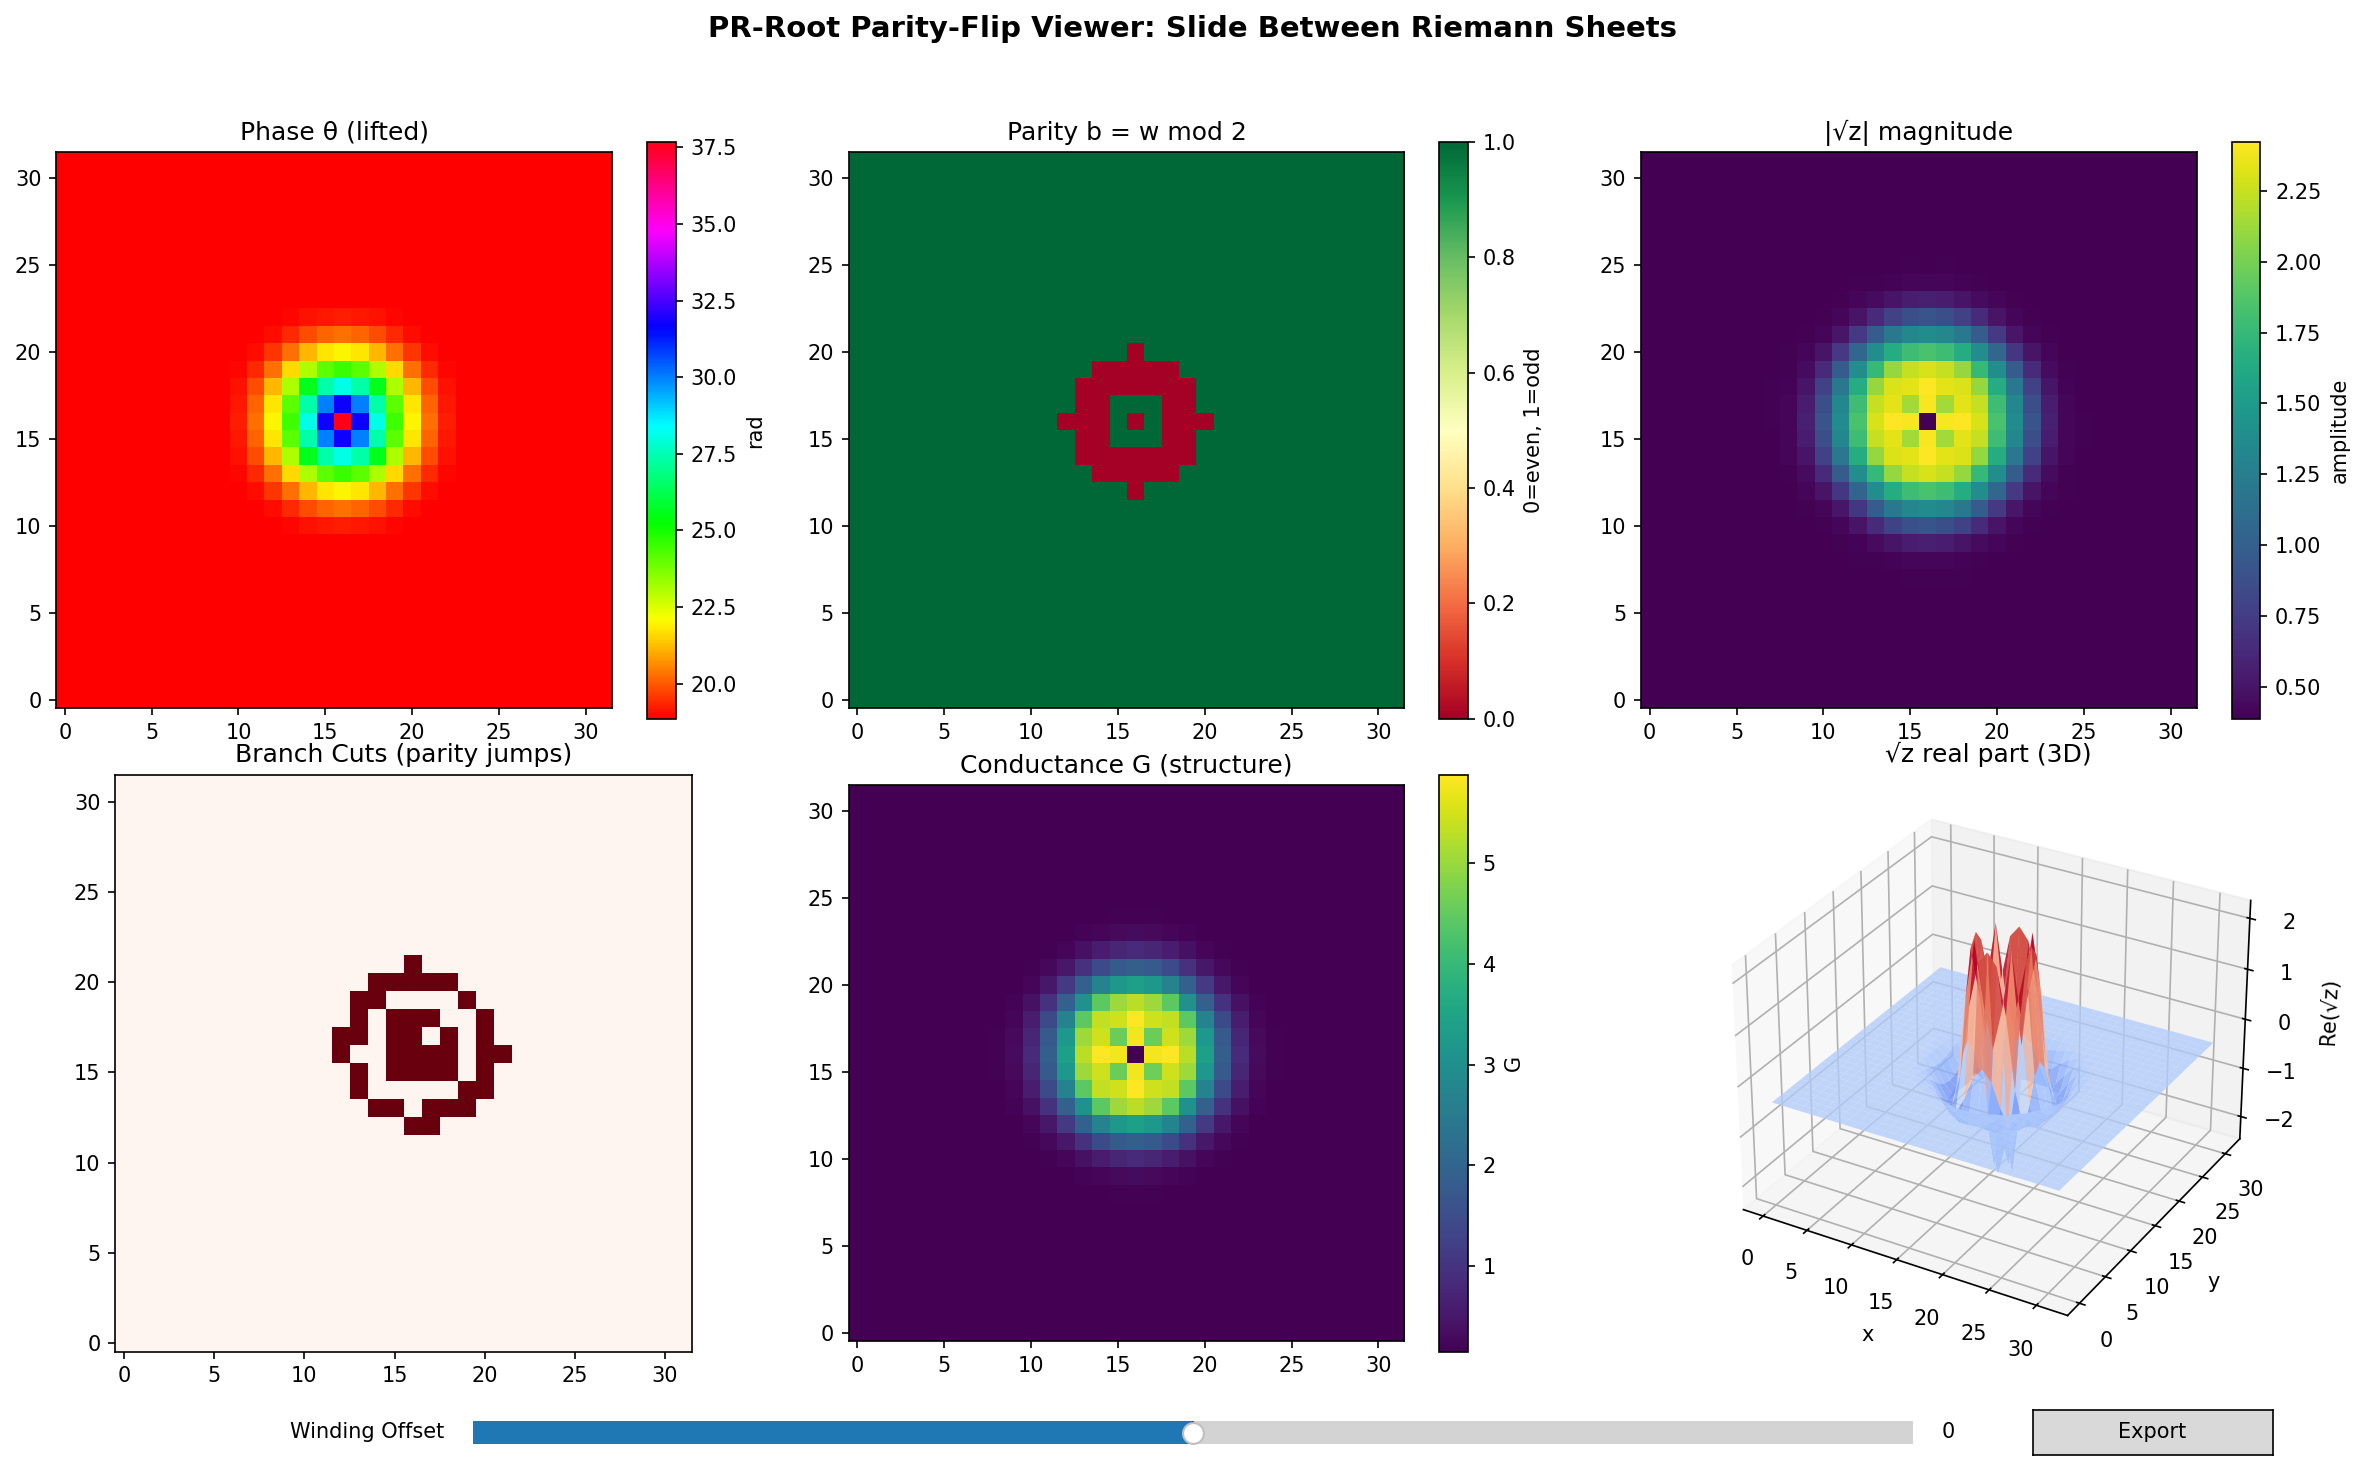

This figure's Python source:
#!/usr/bin/env python3
"""
PARITY-FLIP VIEWER: Toggle Between Topological States
======================================================

This script generates the multi-sheet visualization that lets you
"slide" between different Riemann sheets of the phase configuration.

The key insight: shifting the winding number w -> w + k changes which
"world" you're viewing, while keeping the same underlying complex values.

Physical interpretation:
  - w = 0: Principal branch (standard sqrt)
  - w = 1: First sheet (sqrt flipped)
  - w = 2: Back to original (for sqrt), or second sheet (for 4th root)
  
The parity indicator b = w mod 2 determines the SIGN of the root.
"""

import sys
from pathlib import Path
import json
import numpy as np

sys.path.insert(0, str(Path(__file__).parent))

from prroot import PRState, PRConfig
from prroot.operations import pr_sqrt, pr_nthroot

# Optional visualization
try:
    import matplotlib.pyplot as plt
    from matplotlib.widgets import Slider, Button, RadioButtons
    from matplotlib.colors import hsv_to_rgb, TwoSlopeNorm
    from mpl_toolkits.mplot3d import Axes3D
    HAS_VIZ = True
except ImportError:
    HAS_VIZ = False
    print("Note: Install matplotlib for interactive visualization")


class ParityFlipViewer:
    """
    Interactive viewer for parity-dependent topological configurations.
    
    Allows sliding between Riemann sheets to see how the same complex
    values produce different roots depending on winding history.
    """
    
    def __init__(self, phase_field: np.ndarray, conductance_field: np.ndarray,
                 curvature_field: np.ndarray):
        """
        Initialize viewer with simulation data.
        
        Args:
            phase_field: The lifted phase θ (unwrapped)
            conductance_field: ARP conductance G
            curvature_field: Holonomy curvature |F_xy|
        """
        self.phase = phase_field
        self.conductance = conductance_field
        self.curvature = curvature_field
        self.shape = phase_field.shape
        
        # Current winding offset (which sheet we're viewing)
        self.winding_offset = 0
        
        # Parity threshold for visualization
        self.parity_threshold = 0.5004
        
        # Compute derived fields
        self.update_derived_fields()
    
    def update_derived_fields(self):
        """Recompute parity and sqrt fields based on current winding offset."""
        # Shifted phase (viewing different sheet)
        self.shifted_phase = self.phase + 2 * np.pi * self.winding_offset
        
        # Compute winding number at each point
        self.winding = np.round(self.shifted_phase / (2 * np.pi)).astype(int)
        
        # Parity indicator: b = w mod 2
        self.parity = self.winding % 2
        
        # Compute sqrt with current winding
        self.sqrt_real = np.zeros(self.shape)
        self.sqrt_imag = np.zeros(self.shape)
        
        for i in range(self.shape[0]):
            for j in range(self.shape[1]):
                # Create PR state with current winding
                A = self.conductance[i, j]
                theta = self.shifted_phase[i, j]
                w = self.winding[i, j]
                b = w % 2
                
                state = PRState(A=max(A, 0.01), theta=theta, w=w, b=b)
                sqrt_state, _ = pr_sqrt(state)
                
                z = sqrt_state.complex
                self.sqrt_real[i, j] = z.real
                self.sqrt_imag[i, j] = z.imag
        
        # Branch cut locations: where parity changes
        parity_grad_y = np.abs(np.diff(self.parity, axis=0, prepend=self.parity[:1, :]))
        parity_grad_x = np.abs(np.diff(self.parity, axis=1, prepend=self.parity[:, :1]))
        self.branch_cuts = (parity_grad_y > 0) | (parity_grad_x > 0)
    
    def set_winding_offset(self, offset: int):
        """Change which Riemann sheet we're viewing."""
        self.winding_offset = offset
        self.update_derived_fields()
    
    def get_field_at_point(self, x: int, y: int) -> dict:
        """Get all field values at a specific point."""
        return {
            'phase': self.shifted_phase[y, x],
            'conductance': self.conductance[y, x],
            'curvature': self.curvature[y, x],
            'winding': self.winding[y, x],
            'parity': self.parity[y, x],
            'sqrt': complex(self.sqrt_real[y, x], self.sqrt_imag[y, x]),
            'on_branch_cut': self.branch_cuts[y, x]
        }
    
    def export_fields(self, output_dir: str):
        """Export all fields as .npy files for the viewer."""
        output_path = Path(output_dir)
        fields_dir = output_path / "fields"
        fields_dir.mkdir(parents=True, exist_ok=True)
        
        # Export fields matching scene.json expectations
        np.save(fields_dir / "f000_phase.npy", self.shifted_phase)
        np.save(fields_dir / "f001_metrics.npy", self.conductance)
        np.save(fields_dir / "f002_curvature.npy", self.curvature)
        np.save(fields_dir / "f003_parity.npy", self.parity.astype(np.float32))
        np.save(fields_dir / "f004_winding.npy", self.winding.astype(np.float32))
        np.save(fields_dir / "f005_sqrt_real.npy", self.sqrt_real)
        np.save(fields_dir / "f005_sqrt_imag.npy", self.sqrt_imag)
        np.save(fields_dir / "f006_branch_cuts.npy", self.branch_cuts.astype(np.float32))
        
        print(f"[Export] Fields saved to {fields_dir}")
        print(f"[Export] Winding offset: {self.winding_offset}")
        print(f"[Export] Parity distribution: {np.mean(self.parity):.1%} odd")


def create_interactive_viewer(viewer: ParityFlipViewer):
    """Create matplotlib interactive visualization."""
    if not HAS_VIZ:
        print("Matplotlib not available for interactive viewer")
        return
    
    fig = plt.figure(figsize=(16, 10))
    fig.suptitle('PR-Root Parity-Flip Viewer: Slide Between Riemann Sheets', 
                 fontsize=14, fontweight='bold')
    
    # Create axes
    ax_phase = fig.add_subplot(231)
    ax_parity = fig.add_subplot(232)
    ax_sqrt = fig.add_subplot(233)
    ax_cuts = fig.add_subplot(234)
    ax_conduct = fig.add_subplot(235)
    ax_3d = fig.add_subplot(236, projection='3d')
    
    # Initial plots
    im_phase = ax_phase.imshow(viewer.shifted_phase, cmap='hsv', origin='lower')
    ax_phase.set_title('Phase θ (lifted)')
    plt.colorbar(im_phase, ax=ax_phase, label='rad')
    
    im_parity = ax_parity.imshow(viewer.parity, cmap='RdYlGn', origin='lower', 
                                  vmin=0, vmax=1)
    ax_parity.set_title('Parity b = w mod 2')
    plt.colorbar(im_parity, ax=ax_parity, label='0=even, 1=odd')
    
    sqrt_mag = np.sqrt(viewer.sqrt_real**2 + viewer.sqrt_imag**2)
    im_sqrt = ax_sqrt.imshow(sqrt_mag, cmap='viridis', origin='lower')
    ax_sqrt.set_title('|√z| magnitude')
    plt.colorbar(im_sqrt, ax=ax_sqrt, label='amplitude')
    
    im_cuts = ax_cuts.imshow(viewer.branch_cuts.astype(float), cmap='Reds', 
                              origin='lower', vmin=0, vmax=1)
    ax_cuts.set_title('Branch Cuts (parity jumps)')
    
    im_conduct = ax_conduct.imshow(viewer.conductance, cmap='viridis', origin='lower')
    ax_conduct.set_title('Conductance G (structure)')
    plt.colorbar(im_conduct, ax=ax_conduct, label='G')
    
    # 3D surface of sqrt real part
    X, Y = np.meshgrid(range(viewer.shape[1]), range(viewer.shape[0]))
    surf = ax_3d.plot_surface(X, Y, viewer.sqrt_real, cmap='coolwarm', alpha=0.8)
    ax_3d.set_title('√z real part (3D)')
    ax_3d.set_xlabel('x')
    ax_3d.set_ylabel('y')
    ax_3d.set_zlabel('Re(√z)')
    
    # Slider for winding offset
    ax_slider = plt.axes([0.2, 0.02, 0.6, 0.03])
    slider = Slider(ax_slider, 'Winding Offset', -3, 3, valinit=0, valstep=1)
    
    def update(val):
        offset = int(slider.val)
        viewer.set_winding_offset(offset)
        
        # Update all plots
        im_phase.set_data(viewer.shifted_phase)
        im_phase.set_clim(viewer.shifted_phase.min(), viewer.shifted_phase.max())
        
        im_parity.set_data(viewer.parity)
        
        sqrt_mag = np.sqrt(viewer.sqrt_real**2 + viewer.sqrt_imag**2)
        im_sqrt.set_data(sqrt_mag)
        im_sqrt.set_clim(sqrt_mag.min(), sqrt_mag.max())
        
        im_cuts.set_data(viewer.branch_cuts.astype(float))
        
        ax_3d.clear()
        ax_3d.plot_surface(X, Y, viewer.sqrt_real, cmap='coolwarm', alpha=0.8)
        ax_3d.set_title(f'√z real part (w offset = {offset})')
        ax_3d.set_xlabel('x')
        ax_3d.set_ylabel('y')
        ax_3d.set_zlabel('Re(√z)')
        
        fig.suptitle(f'PR-Root Parity-Flip Viewer | Sheet w = {offset} | '
                     f'Parity odd: {np.mean(viewer.parity):.1%}', 
                     fontsize=14, fontweight='bold')
        
        fig.canvas.draw_idle()
    
    slider.on_changed(update)
    
    # Export button
    ax_export = plt.axes([0.85, 0.02, 0.1, 0.03])
    btn_export = Button(ax_export, 'Export')
    
    def export_clicked(event):
        viewer.export_fields("ama_export")
        print("Exported fields to ama_export/fields/")
    
    btn_export.on_clicked(export_clicked)
    
    plt.tight_layout(rect=[0, 0.05, 1, 0.95])
    plt.savefig('parity_flip_viewer.png', dpi=150, bbox_inches='tight')
    plt.show()


def generate_parity_sweep_frames(viewer: ParityFlipViewer, output_dir: str = "parity_sweep"):
    """Generate frames for all winding offsets (for animation)."""
    output_path = Path(output_dir)
    output_path.mkdir(parents=True, exist_ok=True)
    
    print("Generating parity sweep frames...")
    
    for offset in range(-3, 4):
        viewer.set_winding_offset(offset)
        
        # Create frame
        fig, axes = plt.subplots(2, 3, figsize=(15, 10))
        fig.suptitle(f'Riemann Sheet w = {offset} | Parity odd: {np.mean(viewer.parity):.1%}',
                     fontsize=14, fontweight='bold')
        
        # Phase
        axes[0, 0].imshow(viewer.shifted_phase, cmap='hsv', origin='lower')
        axes[0, 0].set_title('Phase θ')
        
        # Parity
        im_par = axes[0, 1].imshow(viewer.parity, cmap='RdYlGn', origin='lower', vmin=0, vmax=1)
        axes[0, 1].set_title(f'Parity b ({"ODD" if np.mean(viewer.parity) > 0.5 else "EVEN"} dominant)')
        
        # Branch cuts
        axes[0, 2].imshow(viewer.branch_cuts, cmap='Reds', origin='lower')
        axes[0, 2].set_title('Branch Cuts')
        
        # Sqrt real
        vmax = max(abs(viewer.sqrt_real.min()), abs(viewer.sqrt_real.max()))
        axes[1, 0].imshow(viewer.sqrt_real, cmap='coolwarm', origin='lower',
                          vmin=-vmax, vmax=vmax)
        axes[1, 0].set_title('Re(√z)')
        
        # Sqrt imag
        vmax = max(abs(viewer.sqrt_imag.min()), abs(viewer.sqrt_imag.max()))
        axes[1, 1].imshow(viewer.sqrt_imag, cmap='coolwarm', origin='lower',
                          vmin=-vmax, vmax=vmax)
        axes[1, 1].set_title('Im(√z)')
        
        # Conductance
        axes[1, 2].imshow(viewer.conductance, cmap='viridis', origin='lower')
        axes[1, 2].set_title('Conductance G')
        
        for ax in axes.flat:
            ax.set_xlabel('x')
            ax.set_ylabel('y')
        
        plt.tight_layout()
        frame_path = output_path / f"sheet_w{offset:+d}.png"
        plt.savefig(frame_path, dpi=100)
        plt.close()
        
        print(f"  Saved: {frame_path}")
    
    print(f"\nParity sweep complete. {7} frames in {output_dir}/")


def demonstrate_parity_flip():
    """
    Demonstrate the parity flip at a single point.
    
    Shows how √1 changes sign as winding increases.
    """
    print("\n" + "=" * 70)
    print("PARITY FLIP DEMONSTRATION: √1 on Different Sheets")
    print("=" * 70)
    print("\nThe same point z = 1, viewed from different Riemann sheets:\n")
    
    print(f"{'Winding w':>12} {'Parity b':>12} {'√1':>20} {'Sign':>10}")
    print("-" * 58)
    
    for w in range(-3, 4):
        b = w % 2
        # Create state at z=1 with given winding
        state = PRState(A=1.0, theta=2*np.pi*w, w=w, b=b)
        sqrt_state, parity = pr_sqrt(state)
        
        z = sqrt_state.complex
        sign = "+" if z.real > 0 else "-"
        
        print(f"{w:>12} {b:>12} {z:>20.4f} {sign:>10}")
    
    print("\nNotice: parity b = w mod 2 determines the SIGN of √1")
    print("Even w -> √1 = +1")
    print("Odd w  -> √1 = -1")
    print("\nThis is the 'Many Worlds' of square roots!")


def main():
    """Main entry point for parity flip viewer."""
    print("\n" + "=" * 70)
    print("   PR-ROOT PARITY-FLIP VIEWER")
    print("   Sliding Between Topological Worlds")
    print("=" * 70 + "\n")
    
    # First demonstrate the concept
    demonstrate_parity_flip()
    
    # Try to load existing simulation data
    from pathlib import Path
    
    # Check if we have data from holonomy_arp_bridge
    try:
        from src.io.ama_v0_1 import AMAReader
        reader = AMAReader("vibration_support_50Hz.ama")
        
        phase = reader.get_field("phase_spine")
        conductance = reader.get_field("conductance_geometry")
        curvature = reader.get_field("falsifier_residual")
        
        print(f"\nLoaded data from vibration_support_50Hz.ama")
        print(f"Shape: {phase.shape}")
        
    except (FileNotFoundError, Exception) as e:
        print(f"\nNo existing .ama file found, generating synthetic data...")
        
        # Generate synthetic phase field
        shape = (32, 32)
        x = np.linspace(-np.pi, np.pi, shape[0])
        y = np.linspace(-np.pi, np.pi, shape[1])
        X, Y = np.meshgrid(x, y)
        
        # Phase with spiral pattern
        R = np.sqrt(X**2 + Y**2)
        phase = np.arctan2(Y, X) + 0.5 * R
        
        # Conductance peaked in center
        conductance = 2.0 * np.exp(-R**2 / 4) + 0.5
        
        # Curvature (fake for demo)
        curvature = np.abs(np.gradient(np.gradient(phase)[0])[1])
    
    # Create viewer
    viewer = ParityFlipViewer(phase, conductance, curvature)
    
    # Export initial fields
    viewer.export_fields("ama_export")
    
    # Generate sweep frames
    if HAS_VIZ:
        generate_parity_sweep_frames(viewer)
        
        # Launch interactive viewer
        print("\nLaunching interactive viewer...")
        print("Use slider to change winding offset (Riemann sheet)")
        print("Click 'Export' to save current configuration\n")
        
        create_interactive_viewer(viewer)


if __name__ == "__main__":
    main()
